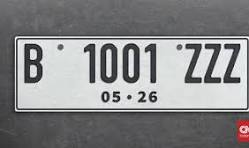
#> input picture plat.jpg, 249 x 148 px
$ python apaaja.py
#> lines starting #> are read from the running program, lines starting #| are printed output that depends on the picture
import os
import imageio.v3 as iio
import numpy as np
from scipy import ndimage
import matplotlib.pyplot as plt

# ---------- 1. Baca citra (path mengikuti lokasi file .py) ----------
folder = os.path.dirname(os.path.abspath(__file__))
path = os.path.join(folder, "plat.jpg")
image = iio.imread(path)
#> image is the input picture: shape (148, 249, 3); mean R, G, B 133.9, 134, 135.1

# Ubah ke grayscale (ekualisasi histogram bekerja pada 1 kanal)
if image.ndim == 3:
    image = np.dot(image[..., :3], [0.299, 0.587, 0.114])
#> image: shape (148, 249) float64
image = np.clip(image, 0, 255).astype(np.uint8)


# ---------- 2. Ekualisasi histogram ----------
def hist_equal(img):
    # Langkah 1: histogram (jumlah piksel tiap intensitas 0-255) via scipy.ndimage
    hist = ndimage.histogram(img, min=0, max=255, bins=256)
    # Langkah 2: CDF (jumlah kumulatif)
    cdf = hist.cumsum()
    # Langkah 3: normalisasi CDF ke rentang 0-255
    cdf_min = cdf[cdf > 0].min()
    cdf_normal = (cdf - cdf_min) / (cdf[-1] - cdf_min) * 255
    cdf_normal = np.clip(cdf_normal, 0, 255).astype(np.uint8)
    # Langkah 4: petakan setiap piksel ke nilai barunya
    return cdf_normal[img]


# ---------- 3. Proses citra ----------
gelap = np.clip(image.astype(np.float32) - 60, 0, 255).astype(np.uint8)  # citra kontras rendah
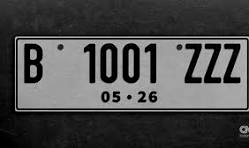
#> gelap: shape (148, 249); min 0, max 195, mean 74.6
result = hist_equal(gelap)
#> in hist_equal, `hist = ndimage.histogram(img, min=0, max=255, bins=256)`: hist = 256 values, max 2962 at index 0, min 0 at index 193, mean 144
#> in hist_equal, `cdf = hist.cumsum()`: cdf = 256 values from 2962 to 36852
#> in hist_equal, `cdf_min = cdf[cdf > 0].min()`: cdf_min = 2962
#> in hist_equal, `cdf_normal = (cdf - cdf_min) / (cdf[-1] - cdf_min) * 255`: cdf_normal = 256 values from 0 to 255
#> in hist_equal, `return cdf_normal[img]`:
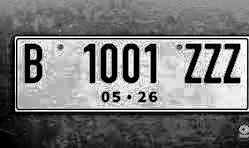
#> returned value: shape (148, 249); min 0, max 255, mean 118.5
smooth = ndimage.gaussian_filter(result, sigma=1)  # opsional: haluskan noise
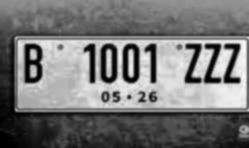
#> smooth: shape (148, 249); min 0, max 247, mean 117.5

hist_img = ndimage.histogram(gelap, 0, 255, 256)
#> hist_img has the same summary as hist in hist_equal
hist_result = ndimage.histogram(result, 0, 255, 256)
#> hist_result = 256 values, max 2962 at index 0, min 0 at index 3, mean 144

# ---------- 4. Tampilkan ----------
plt.figure(figsize=(10, 10))

plt.subplot(2, 2, 1)
plt.imshow(gelap, cmap="gray", vmin=0, vmax=255)
plt.title("Citra Awal")

plt.subplot(2, 2, 2)
plt.imshow(result, cmap="gray", vmin=0, vmax=255)
plt.title("Hasil Ekualisasi Histogram")

plt.subplot(2, 2, 3)
plt.plot(hist_img)
plt.title("Histogram Awal")

plt.subplot(2, 2, 4)
plt.plot(hist_result)
plt.title("Histogram Hasil")

plt.tight_layout()
plt.savefig(os.path.join(folder, "hasil.png"))
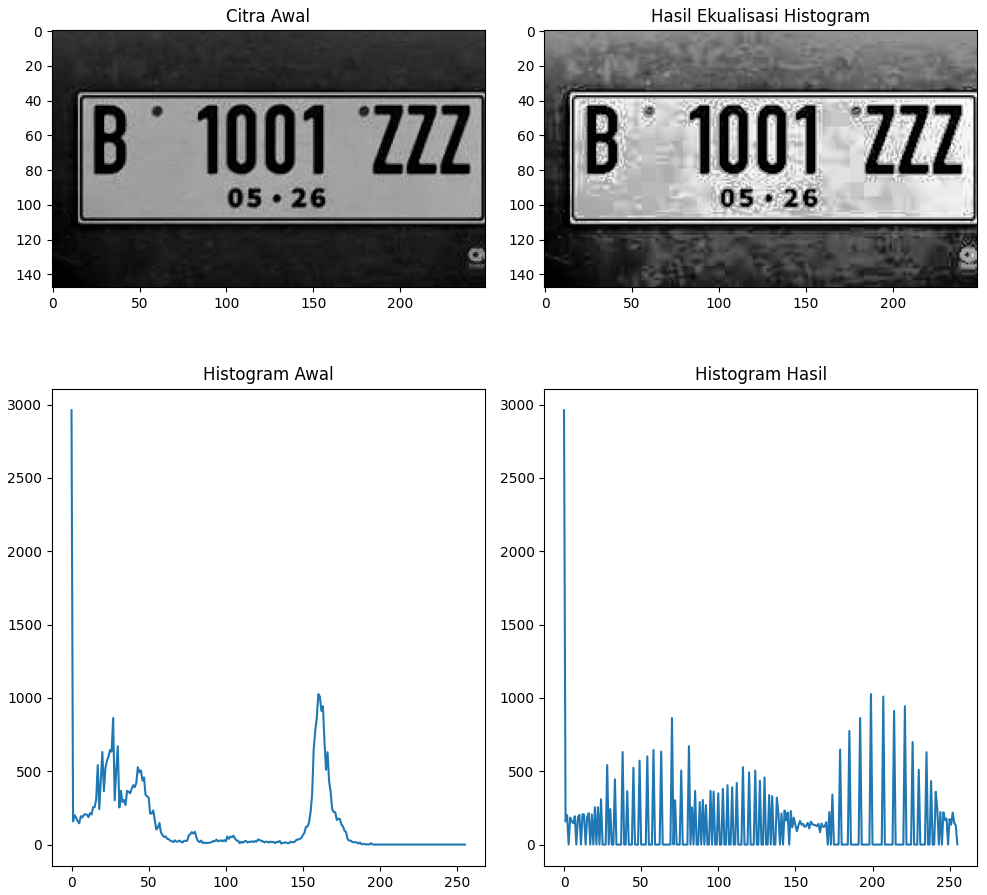
#> figure drawn by matplotlib, 4 panels; panel 3: curve peaks at x = 0, y = 2962; panel 4: curve peaks at x = 0, y = 2962
plt.show()
